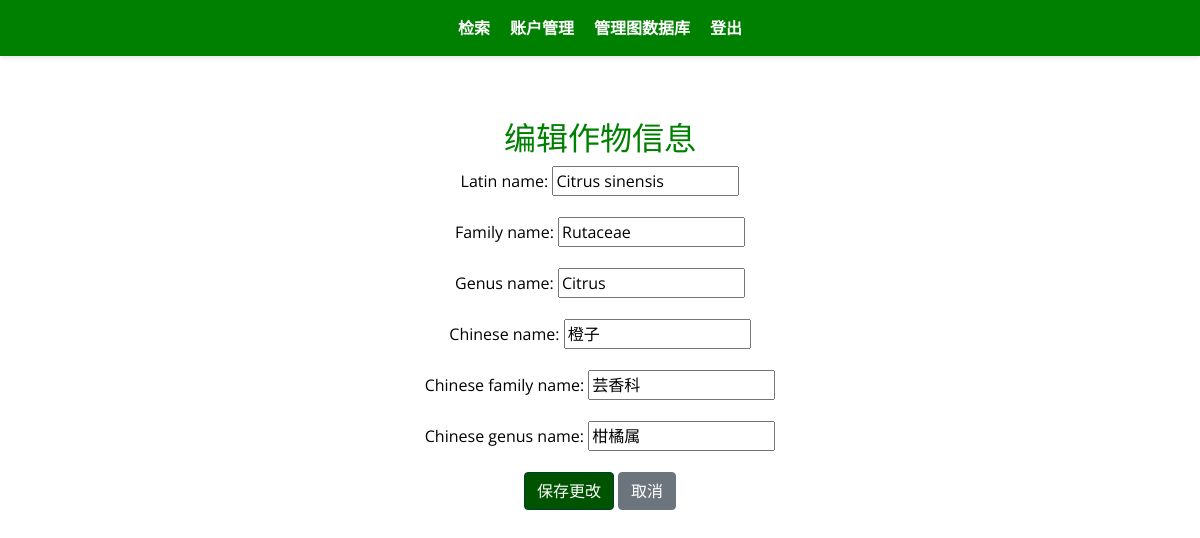
/neo4j_manage/crop/update/Citrus sinensis/ (signed in), run on the app's committed database.
### neo4j_manage/models.py (models this page shows, shortened)
class Crop(models.Model):
    latin_name = models.CharField(max_length=255, unique=True)
    family_name = models.CharField(max_length=255)
    genus_name = models.CharField(max_length=255)
    chinese_name = models.CharField(max_length=255)
    chinese_family_name = models.CharField(max_length=255)
    chinese_genus_name = models.CharField(max_length=255)
    last_modified = models.DateTimeField(auto_now=True)

### neo4j_manage/views.py (the view)
# urls.py: path("crop/update/<str:latin_name>/", CropUpdateView.as_view(), name="crop_update"),
class CropUpdateView(LoginRequiredMixin, Neo4jManagerMixin, UpdateView):
    model = Crop
    fields = [
        "latin_name",
        "family_name",
        "genus_name",
        "chinese_name",
        "chinese_family_name",
        "chinese_genus_name",
    ]
    template_name = "neo4j_manage/crop_form.html"  # 指定一个模板文件
    success_url = reverse_lazy("neo4j-manage")
    def get_object(self, queryset=None):
        latin_name = self.kwargs.get("latin_name")
        return get_object_or_404(Crop, latin_name=latin_name)

### accounts/templatetags/custom_tags.py (called while the page is built)
@register.filter(name="has_group")
def has_group(user, group_name):
    return user.groups.filter(name=group_name).exists()

### neo4j_manage/views.py (called while the page is built)
def is_neo4j_manager(user):
    return user.groups.filter(name="neo4j_manager").exists()

    def test_func(self):
        return is_neo4j_manager(self.request.user)

### neo4j_manage/templates/neo4j_manage/crop_form.html (shortened to what this page needs)
{% extends "base.html" %}
{% load static %}
{% block css_files %}
    <link rel="stylesheet" href="https://stackpath.bootstrapcdn.com/bootstrap/4.5.2/css/bootstrap.min.css">
    <link rel="stylesheet" href="{% static 'css/app.css' %}">
    <link rel="stylesheet" href="{% static 'neo4j_manage/css/list_style.css' %}">
{% endblock %}
{% block content %}
<div class="container mt-4">
    <div class="row">
        <div class="col-md-12">
            <h2>编辑作物信息</h2>
            <form method="post" class="form">
                {{ form.as_p }}
                <button type="submit" class="btn btn-primary">保存更改</button>
                <a href="{% url 'neo4j-manage' %}" class="btn btn-secondary">取消</a>
            </form>
        </div>
    </div>
</div>
{% endblock %}

### static/css/app.css (style rules this page uses)
* { box-sizing: border-box; }
button { background-color: #008000; color: #FFFFFF; padding: 10px 20px; border: none; border-radius: 5px; cursor: pointer; }
html { font-family: 'Open Sans', sans-serif; }
body { margin: 0; font-family: 'Open Sans', Arial, sans-serif; }
h1, h2, h3 { font-family: 'Kalnia', Arial, sans-serif; color: #008000; }
p { color: black; }
.btn-primary { background-color: #005400; border-color: #003d33; }

### data on the page
Crop: latin_name "Citrus sinensis", family_name "Rutaceae", genus_name "Citrus", chinese_name "橙子", chinese_family_name "芸香科", chinese_genus_name "柑橘属"
